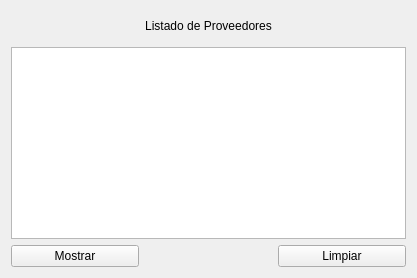
                <widget class="QWidget" name="ConsultarProveedor">
                 <attribute name="title">
                  <string>Listado proveedor</string>
                 </attribute>
                 <layout class="QGridLayout" name="gridLayout_15">
                  <item row="0" column="0">
                   <spacer name="horizontalSpacer_27">
                    <property name="orientation">
                     <enum>Qt::Horizontal</enum>
                    </property>
                    <property name="sizeHint" stdset="0">
                     <size>
                      <width>128</width>
                      <height>20</height>
                     </size>
                    </property>
                   </spacer>
                  </item>
                  <item row="0" column="1">
                   <widget class="QLabel" name="label_29">
                    <property name="minimumSize">
                     <size>
                      <width>30</width>
                      <height>30</height>
                     </size>
                    </property>
                    <property name="maximumSize">
                     <size>
                      <width>1500</width>
                      <height>200</height>
                     </size>
                    </property>
                    <property name="styleSheet">
                     <string notr="true">font: 75 36pt &quot;MS Shell Dlg 2&quot;;</string>
                    </property>
                    <property name="lineWidth">
                     <number>-1</number>
                    </property>
                    <property name="text">
                     <string>Listado de Proveedores</string>
                    </property>
                    <property name="alignment">
                     <set>Qt::AlignCenter</set>
                    </property>
                   </widget>
                  </item>
                  <item row="0" column="2">
                   <spacer name="horizontalSpacer_26">
                    <property name="orientation">
                     <enum>Qt::Horizontal</enum>
                    </property>
                    <property name="sizeHint" stdset="0">
                     <size>
                      <width>128</width>
                      <height>20</height>
                     </size>
                    </property>
                   </spacer>
                  </item>
                  <item row="1" column="0" colspan="3">
                   <widget class="QTableWidget" name="tabla_Consultar_Proveedor"/>
                  </item>
                  <item row="2" column="0">
                   <widget class="QPushButton" name="pushButton_Mostrar_Proveedor">
                    <property name="text">
                     <string>Mostrar</string>
                    </property>
                   </widget>
                  </item>
                  <item row="2" column="2">
                   <widget class="QPushButton" name="pushButton_Limiar_Proveedor">
                    <property name="text">
                     <string>Limpiar</string>
                    </property>
                   </widget>
                  </item>
                 </layout>
                </widget>
